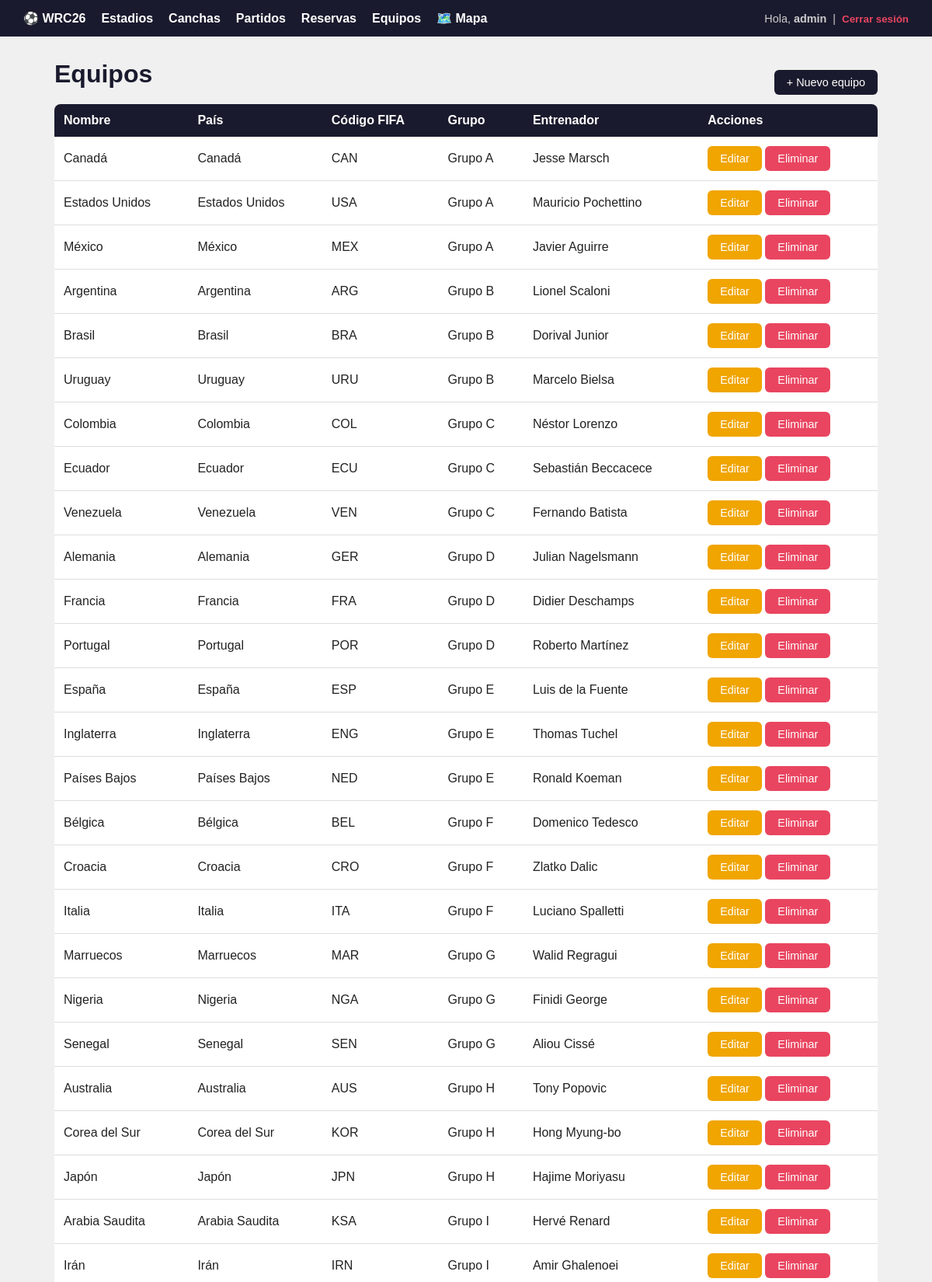
The app's page /equipos/ (signed in, upper part) with its own data.
### Api/models.py (models this page shows, shortened)
class Equipo(models.Model):
    GRUPO_CHOICES = [(f'Grupo {letra}', f'Grupo {letra}')
                     for letra in 'ABCDEFGHIJKLMNOP']
    nombre = models.CharField(max_length=100)
    pais = models.CharField(max_length=100)
    codigo_fifa = models.CharField(max_length=3, unique=True)
    grupo = models.CharField(max_length=10, choices=GRUPO_CHOICES)
    entrenador = models.CharField(max_length=100)
    bandera = models.ImageField(upload_to='banderas/', blank=True, null=True)
    class Meta:
        ordering = ['grupo', 'nombre']

### Api/views.py (the view)
# urls.py: path('equipos/', views.lista_equipos, name='lista_equipos'),
@login_required
def lista_equipos(request):
    equipos = Equipo.objects.all()
    return render(request, 'canchas/lista_equipos.html', {'equipos': equipos})

### Api/Templates/canchas/lista_equipos.html
{% extends 'canchas/base.html' %}
{% block content %}
<div style="display:flex; justify-content:space-between; align-items:center;">
  <h1>Equipos</h1>
  {% if request.user.perfil.rol == 'admin' %}
    <a href="{% url 'crear_equipo' %}" class="btn btn-primary">+ Nuevo equipo</a>
  {% endif %}
</div>
<table>
  <thead>
    <tr>
      <th>Nombre</th>
      <th>País</th>
      <th>Código FIFA</th>
      <th>Grupo</th>
      <th>Entrenador</th>
      <th>Acciones</th>
    </tr>
  </thead>
  <tbody>
    {% for e in equipos %}
    <tr>
      <td>{{ e.nombre }}</td>
      <td>{{ e.pais }}</td>
      <td>{{ e.codigo_fifa }}</td>
      <td>{{ e.grupo }}</td>
      <td>{{ e.entrenador }}</td>
      <td>
        {% if request.user.perfil.rol == 'admin' %}
          <a href="{% url 'editar_equipo' e.pk %}" class="btn btn-warning">Editar</a>
          <a href="{% url 'eliminar_equipo' e.pk %}" class="btn btn-danger">Eliminar</a>
        {% endif %}
      </td>
    </tr>
    {% empty %}
    <tr><td colspan="6">No hay equipos registrados.</td></tr>
    {% endfor %}
  </tbody>
</table>
{% endblock %}

### Api/Templates/canchas/base.html (shortened to what this page needs)
<!DOCTYPE html>
<html lang="es">
<head>
</head>
<body>
<nav>
  <a href="{% url 'inicio' %}">⚽ WRC26</a>
  <a href="{% url 'lista_estadios' %}">Estadios</a>
  <a href="{% url 'lista_canchas' %}">Canchas</a>
  <a href="{% url 'lista_partidos' %}">Partidos</a>
  <a href="{% url 'lista_reservas' %}">Reservas</a>
  <a href="{% url 'lista_equipos' %}">Equipos</a>
  <a href="{% url 'mapa_estadios' %}">🗺️ Mapa</a>
  <div class="usuario">
    {% if user.is_authenticated %}
      Hola, <strong>{{ user.username }}</strong> &nbsp;|&nbsp;
      <form method="post" action="{% url 'logout' %}" style="display:inline;">
  <button type="submit" style="background:none; border:none; color:#e94560; cursor:pointer; font-weight:bold;">
    Cerrar sesión
  </button>
</form>
    {% else %}
      <a href="{% url 'login' %}">Iniciar sesión</a>
    {% endif %}
  </div>
</nav>
<div class="container">
  {% block content %}{% endblock %}
</div>
</body>
</html>

### Api/Templates/canchas/base.html (style rules this page uses)
* { box-sizing: border-box; margin: 0; padding: 0; }
body { font-family: Arial, sans-serif; background: #f0f0f0; color: #222; }
nav { background: #1a1a2e; padding: 14px 30px; display: flex; align-items: center; gap: 20px; }
nav a { color: #fff; text-decoration: none; font-weight: bold; }
nav .usuario { margin-left: auto; color: #ccc; font-size: 0.9em; }
.container { max-width: 1100px; margin: 30px auto; padding: 0 20px; }
h1, h2 { margin-bottom: 20px; color: #1a1a2e; }
table { width: 100%; border-collapse: collapse; background: #fff; border-radius: 8px; overflow: hidden; }
th { background: #1a1a2e; color: #fff; padding: 12px; text-align: left; }
td { padding: 12px; border-bottom: 1px solid #ddd; }
.btn { display: inline-block; padding: 8px 16px; border-radius: 6px; text-decoration: none; font-size: 0.9em; border: none; cursor: pointer; }
.btn-primary { background: #1a1a2e; color: #fff; }
.btn-warning { background: #f0a500; color: #fff; }
.btn-danger { background: #e94560; color: #fff; }

### records on screen
Equipo: nombre "Canadá", pais "Canadá", codigo_fifa "CAN", grupo "Grupo A", entrenador "Jesse Marsch"
Equipo: nombre "Estados Unidos", pais "Estados Unidos", codigo_fifa "USA", grupo "Grupo A", entrenador "Mauricio Pochettino"
Equipo: nombre "México", pais "México", codigo_fifa "MEX", grupo "Grupo A", entrenador "Javier Aguirre"
Equipo: nombre "Argentina", pais "Argentina", codigo_fifa "ARG", grupo "Grupo B", entrenador "Lionel Scaloni"
Equipo: nombre "Brasil", pais "Brasil", codigo_fifa "BRA", grupo "Grupo B", entrenador "Dorival Junior"
Equipo: nombre "Uruguay", pais "Uruguay", codigo_fifa "URU", grupo "Grupo B", entrenador "Marcelo Bielsa"
Equipo: nombre "Colombia", pais "Colombia", codigo_fifa "COL", grupo "Grupo C", entrenador "Néstor Lorenzo"
Equipo: nombre "Ecuador", pais "Ecuador", codigo_fifa "ECU", grupo "Grupo C", entrenador "Sebastián Beccacece"
Equipo: nombre "Venezuela", pais "Venezuela", codigo_fifa "VEN", grupo "Grupo C", entrenador "Fernando Batista"
Equipo: nombre "Alemania", pais "Alemania", codigo_fifa "GER", grupo "Grupo D", entrenador "Julian Nagelsmann"
Equipo: nombre "Francia", pais "Francia", codigo_fifa "FRA", grupo "Grupo D", entrenador "Didier Deschamps"
Equipo: nombre "Portugal", pais "Portugal", codigo_fifa "POR", grupo "Grupo D", entrenador "Roberto Martínez"
Equipo: nombre "España", pais "España", codigo_fifa "ESP", grupo "Grupo E", entrenador "Luis de la Fuente"
Equipo: nombre "Inglaterra", pais "Inglaterra", codigo_fifa "ENG", grupo "Grupo E", entrenador "Thomas Tuchel"
Equipo: nombre "Países Bajos", pais "Países Bajos", codigo_fifa "NED", grupo "Grupo E", entrenador "Ronald Koeman"
Equipo: nombre "Bélgica", pais "Bélgica", codigo_fifa "BEL", grupo "Grupo F", entrenador "Domenico Tedesco"
Equipo: nombre "Croacia", pais "Croacia", codigo_fifa "CRO", grupo "Grupo F", entrenador "Zlatko Dalic"
Equipo: nombre "Italia", pais "Italia", codigo_fifa "ITA", grupo "Grupo F", entrenador "Luciano Spalletti"
Equipo: nombre "Marruecos", pais "Marruecos", codigo_fifa "MAR", grupo "Grupo G", entrenador "Walid Regragui"
Equipo: nombre "Nigeria", pais "Nigeria", codigo_fifa "NGA", grupo "Grupo G", entrenador "Finidi George"
Equipo: nombre "Senegal", pais "Senegal", codigo_fifa "SEN", grupo "Grupo G", entrenador "Aliou Cissé"
Equipo: nombre "Australia", pais "Australia", codigo_fifa "AUS", grupo "Grupo H", entrenador "Tony Popovic"
Equipo: nombre "Corea del Sur", pais "Corea del Sur", codigo_fifa "KOR", grupo "Grupo H", entrenador "Hong Myung-bo"
Equipo: nombre "Japón", pais "Japón", codigo_fifa "JPN", grupo "Grupo H", entrenador "Hajime Moriyasu"
Equipo: nombre "Arabia Saudita", pais "Arabia Saudita", codigo_fifa "KSA", grupo "Grupo I", entrenador "Hervé Renard"
Equipo: nombre "Irán", pais "Irán", codigo_fifa "IRN", grupo "Grupo I", entrenador "Amir Ghalenoei"

### other values on screen
{{ user.username }} "admin"
